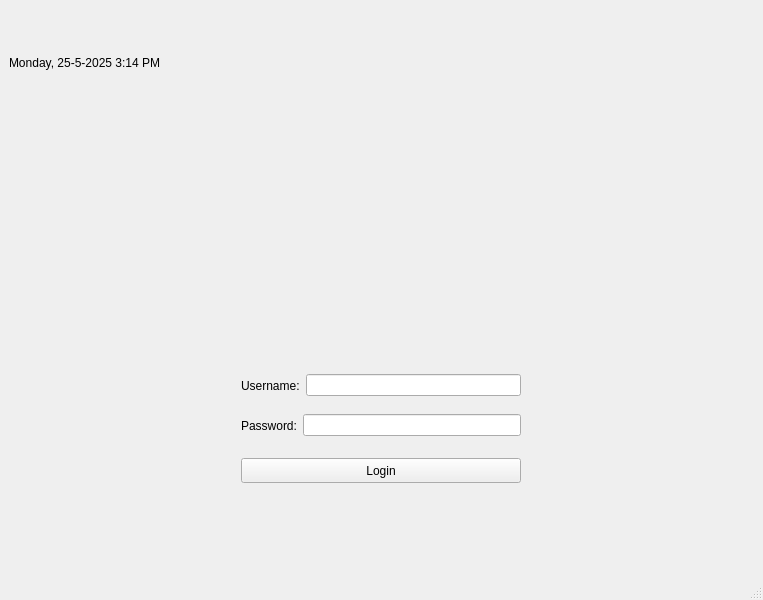
<?xml version="1.0" encoding="UTF-8"?>
<ui version="4.0">
 <class>MainWindow</class>
 <widget class="QMainWindow" name="MainWindow">
  <property name="geometry">
   <rect>
    <x>0</x>
    <y>0</y>
    <width>763</width>
    <height>600</height>
   </rect>
  </property>
  <property name="windowTitle">
   <string>MainWindow</string>
  </property>
  <property name="styleSheet">
   <string notr="true"/>
  </property>
  <widget class="QWidget" name="centralwidget">
   <layout class="QVBoxLayout" name="verticalLayout">
    <item>
     <widget class="QWidget" name="topPanel_2" native="true">
      <layout class="QHBoxLayout" name="topPanel">
       <property name="leftMargin">
        <number>0</number>
       </property>
       <property name="topMargin">
        <number>0</number>
       </property>
       <property name="rightMargin">
        <number>0</number>
       </property>
       <property name="bottomMargin">
        <number>0</number>
       </property>
       <item>
        <widget class="QLabel" name="currentDateTime">
         <property name="text">
          <string>Monday, 25-5-2025 3:14 PM</string>
         </property>
        </widget>
       </item>
       <item>
        <spacer name="horizontalSpacer">
         <property name="orientation">
          <enum>Qt::Horizontal</enum>
         </property>
         <property name="sizeHint" stdset="0">
          <size>
           <width>40</width>
           <height>20</height>
          </size>
         </property>
        </spacer>
       </item>
      </layout>
     </widget>
    </item>
    <item>
     <spacer name="verticalSpacer_3">
      <property name="orientation">
       <enum>Qt::Vertical</enum>
      </property>
      <property name="sizeType">
       <enum>QSizePolicy::Fixed</enum>
      </property>
      <property name="sizeHint" stdset="0">
       <size>
        <width>20</width>
        <height>40</height>
       </size>
      </property>
     </spacer>
    </item>
    <item>
     <layout class="QHBoxLayout" name="horizontalLayout_2">
      <property name="bottomMargin">
       <number>0</number>
      </property>
      <item>
       <widget class="QLabel" name="logoLabel">
        <property name="sizePolicy">
         <sizepolicy hsizetype="Fixed" vsizetype="Fixed">
          <horstretch>0</horstretch>
          <verstretch>0</verstretch>
         </sizepolicy>
        </property>
        <property name="minimumSize">
         <size>
          <width>150</width>
          <height>150</height>
         </size>
        </property>
        <property name="text">
         <string/>
        </property>
       </widget>
      </item>
     </layout>
    </item>
    <item>
     <spacer name="verticalSpacer_4">
      <property name="orientation">
       <enum>Qt::Vertical</enum>
      </property>
      <property name="sizeType">
       <enum>QSizePolicy::Fixed</enum>
      </property>
      <property name="sizeHint" stdset="0">
       <size>
        <width>20</width>
        <height>10</height>
       </size>
      </property>
     </spacer>
    </item>
    <item>
     <layout class="QHBoxLayout" name="horizontalLayout_3">
      <property name="bottomMargin">
       <number>0</number>
      </property>
      <item>
       <widget class="QWidget" name="loginForm" native="true">
        <property name="sizePolicy">
         <sizepolicy hsizetype="Fixed" vsizetype="Fixed">
          <horstretch>0</horstretch>
          <verstretch>0</verstretch>
         </sizepolicy>
        </property>
        <property name="minimumSize">
         <size>
          <width>350</width>
          <height>200</height>
         </size>
        </property>
        <layout class="QVBoxLayout" name="verticalLayout_2">
         <property name="leftMargin">
          <number>35</number>
         </property>
         <property name="topMargin">
          <number>35</number>
         </property>
         <property name="rightMargin">
          <number>35</number>
         </property>
         <property name="bottomMargin">
          <number>35</number>
         </property>
         <item>
          <layout class="QHBoxLayout" name="horizontalLayout_5">
           <property name="bottomMargin">
            <number>0</number>
           </property>
           <item>
            <widget class="QLabel" name="username">
             <property name="minimumSize">
              <size>
               <width>0</width>
               <height>25</height>
              </size>
             </property>
             <property name="text">
              <string>Username:</string>
             </property>
            </widget>
           </item>
           <item>
            <widget class="QLineEdit" name="usernameEdit"/>
           </item>
          </layout>
         </item>
         <item>
          <layout class="QHBoxLayout" name="horizontalLayout_4">
           <property name="rightMargin">
            <number>0</number>
           </property>
           <property name="bottomMargin">
            <number>0</number>
           </property>
           <item>
            <widget class="QLabel" name="password">
             <property name="minimumSize">
              <size>
               <width>0</width>
               <height>25</height>
              </size>
             </property>
             <property name="text">
              <string>Password:</string>
             </property>
            </widget>
           </item>
           <item>
            <widget class="QLineEdit" name="passwordEdit"/>
           </item>
          </layout>
         </item>
         <item>
          <spacer name="verticalSpacer_2">
           <property name="orientation">
            <enum>Qt::Vertical</enum>
           </property>
           <property name="sizeType">
            <enum>QSizePolicy::Fixed</enum>
           </property>
           <property name="sizeHint" stdset="0">
            <size>
             <width>20</width>
             <height>5</height>
            </size>
           </property>
          </spacer>
         </item>
         <item>
          <widget class="QPushButton" name="loginButton">
           <property name="minimumSize">
            <size>
             <width>0</width>
             <height>25</height>
            </size>
           </property>
           <property name="text">
            <string>Login</string>
           </property>
          </widget>
         </item>
        </layout>
       </widget>
      </item>
     </layout>
    </item>
    <item>
     <spacer name="verticalSpacer">
      <property name="orientation">
       <enum>Qt::Vertical</enum>
      </property>
      <property name="sizeType">
       <enum>QSizePolicy::Fixed</enum>
      </property>
      <property name="sizeHint" stdset="0">
       <size>
        <width>20</width>
        <height>40</height>
       </size>
      </property>
     </spacer>
    </item>
   </layout>
  </widget>
  <widget class="QMenuBar" name="menubar">
   <property name="geometry">
    <rect>
     <x>0</x>
     <y>0</y>
     <width>763</width>
     <height>22</height>
    </rect>
   </property>
  </widget>
  <widget class="QStatusBar" name="statusbar"/>
 </widget>
 <resources/>
 <connections/>
</ui>
